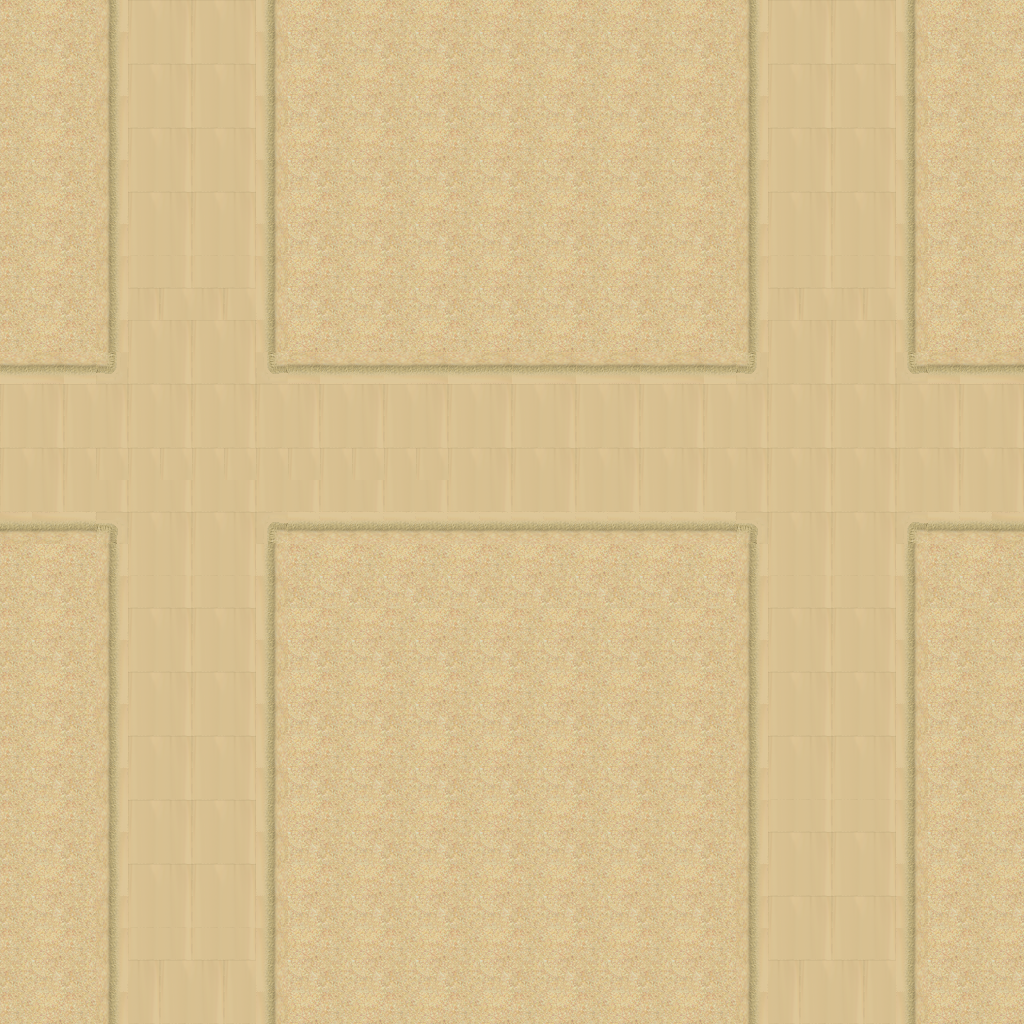

The image is a tile-based game level rendered from a .tmx file. Its description and source (layers, tilesets, objects; grid data summarised) follow:
An orthogonal 32x32 tile map with 32x32 px tiles, 1 tile layer (Tilelaag 1).

<map version="1.0" orientation="orthogonal" renderorder="right-down" width="32" height="32" tilewidth="32" tileheight="32" nextobjectid="1">
 <tileset firstgid="1" name="desert_2" tilewidth="32" tileheight="32" spacing="1" tilecount="48">
  <image source="../Images/map/desert_2.png" width="263" height="197" />
 </tileset>
 <layer name="Tilelaag 1" width="32" height="32">
  <data>[1024 cells, 1024 non-empty, 20 distinct tile ids]</data>
 </layer>
</map>
